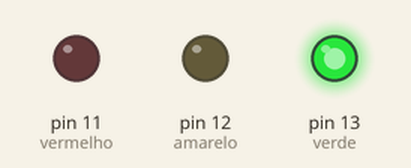
Recording of a sketch running on a simulated Arduino Uno, built with avr-gcc and run on an emulated ATmega328P. On the bench: output pins drawn as LEDs (lit = HIGH).

Above: at 2.5 s.
At 7.0 s:
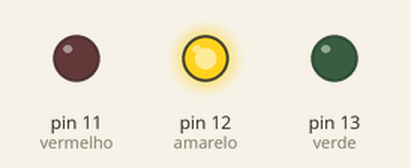
At 10.35 s:
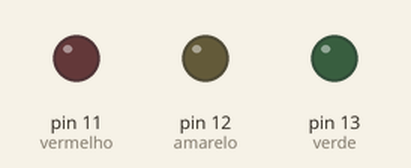
At 14.2 s:
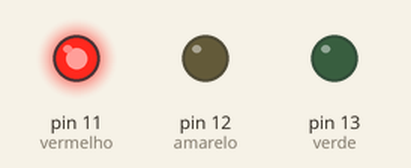
Timing chart, 0 to 21.7 s (numbered marks = the images above):
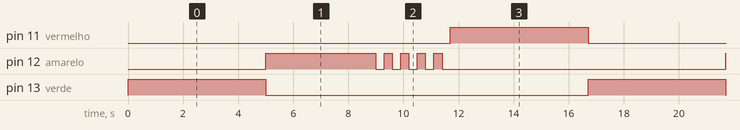

The sketch:

sketch_nov21a.ino
```cpp
// Atividade Robotica - 14/11

int verde= 13;
int amarelo= 12;
int vermelho= 11;

void setup() {
  pinMode(verde, OUTPUT);
  pinMode(amarelo, OUTPUT);
  pinMode(vermelho, OUTPUT); }

void loop() {
  semaforo(); }

void semaforo() {
  digitalWrite(verde, HIGH);
  delay(5000);
  digitalWrite(verde, LOW);

  digitalWrite(amarelo, HIGH);
  delay(4000);
  digitalWrite(amarelo, LOW);
  delay(300);

  for(int i=0; i<=3; i++){
  digitalWrite(amarelo, HIGH);
  delay(300);
  digitalWrite(amarelo, LOW);
  delay(300);}

  digitalWrite(vermelho, HIGH);
  delay(5000);
  digitalWrite(vermelho, LOW); }
```

Measured:
- by itself, pin 11 (vermelho), pin 13 (verde): alternates HIGH for 5.0 s and LOW for 11.7 s
- by itself, pin 12 (amarelo): repeats every 16.7 s: 4 × (LOW 0.30 s, HIGH 0.30 s), LOW 10.3 s, HIGH 4.0 s
- by itself, everything shown: repeats every 16.7 s, in 13 steps
